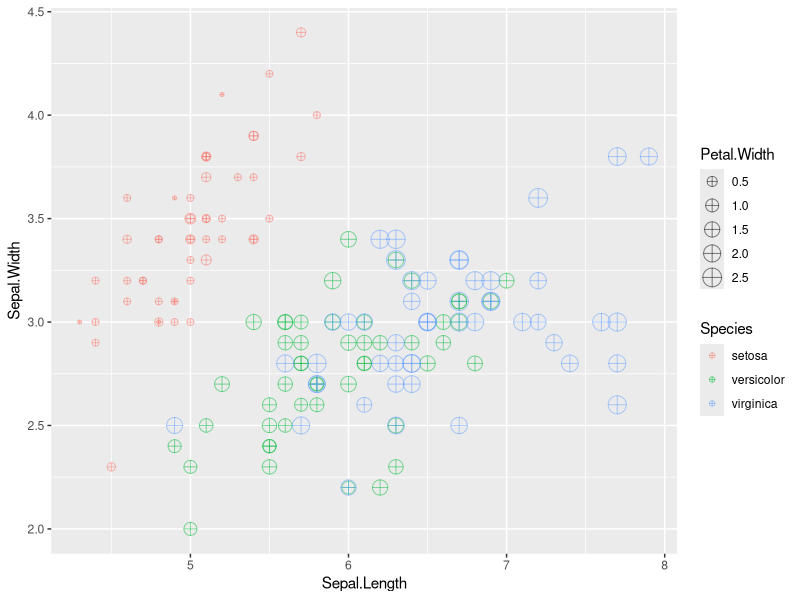

The R source for this figure:
# Postwork Sesión 2.

#### Objetivo

"- Conocer algunas de las bases de datos disponibles en `R`
- Observar algunas características y manipular los DataFrames con `dplyr`
- Realizar visualizaciones con `ggplot`
#### Requisitos

1. Tener instalado R y RStudio
2. Haber realizado el prework y estudiado los ejemplos de la sesión."

#### Desarrollo

"1) Inspecciona el DataSet iris disponible directamente en la librería de ggplot. 
Identifica las variables que contiene y su tipo, asegúrate de que no hayan datos faltantes y 
que los datos se encuentran listos para usarse."

library(ggplot2)

names(iris)
head(iris)

df.iris <- iris

View(iris)

str(iris)

dim(df.iris)
# Tiene 5 variables de las cuales 4 son numéricas y 1 categórica con 3 etiquetas o factores, 
# y 150 observaciones en total en el dataframe

class(iris$Sepal.Length)
class(iris$Sepal.Width)
class(iris$Petal.Length)
class(iris$Petal.Width)

"Devuelve por cada observacion TRUE si la observacion está completa y 
False si le falta algun dato"
df.iris.cc<-complete.cases(iris)

"Haciendo la suma, podemos comparar que el numero de true sea igual al numero de 
observaciones"
sum(df.iris.cc)

"2) Crea una gráfica de puntos que contenga `Sepal.Lenght` en el eje horizontal, 
`Sepal.Width` en el eje vertical, que identifique `Species` por color y que el tamaño 
de la figura está representado por `Petal.Width`. 
Asegúrate de que la geometría contenga `shape = 10` y `alpha = 0.5`."

ggplot(iris, aes(x=Sepal.Length, y=Sepal.Width, color=Species, size=Petal.Width))+geom_point(shape=10, alpha=0.5)

"3) Crea una tabla llamada `iris_mean` que contenga el promedio de todas las variables 
agrupadas por `Species`."


library(dplyr)

iris_mean <- iris %>%
             mutate(Species = factor(Species, labels = c("setosa", "versicolor", "virginica")))%>%
             group_by(Species)%>%
             summarize(Sepal.Length.mean = mean(Sepal.Length),
                       Sepal.Width.mean = mean(Sepal.Width),
                       Petal.Length.mean = mean(Petal.Length),
                       Petal.Width.mean = mean(Petal.Width))



"4) Con esta tabla, agrega a tu gráfica anterior otra geometría de puntos para agregar 
los promedios en la visualización. Asegúrate que el primer argumento de la geometría 
sea el nombre de tu tabla y que los parámetros sean `shape = 23`, `size = 4`, 
`fill = 'black'` y `stroke = 2`. También agrega etiquetas, temas y los cambios 
necesarios para mejorar tu visualización."

g<-ggplot(iris, aes(x=Sepal.Length, y=Sepal.Width, color=Species, size=Petal.Width))+geom_point(shape=10, alpha=0.5)

g <- g +  geom_point(data=iris_mean,aes(x=Sepal.Length.mean,
                                        y=Sepal.Width.mean),
                     shape=23,size=4,fill ="black",stroke=2)
g <- g + labs(title = "Comparación de tamaños",
              x = "Largo del sepalo",
              y = "Ancho del sepalo")

g <- g + theme_classic()

